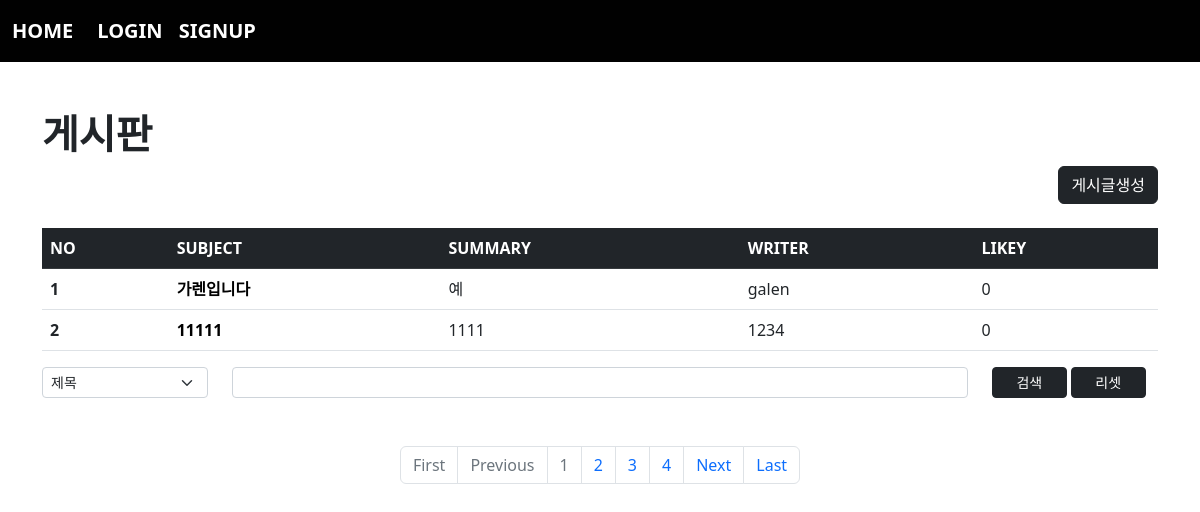
The app's page /board/index/ with its own data.
### board/models.py (models this page shows, shortened)
class Board(models.Model):
    subject = models.CharField(max_length=100)
    writer = models.ForeignKey(User, on_delete=models.CASCADE, related_name="writer")
    content = models.TextField()
    pubdate = models.DateTimeField()
    likey = models.ManyToManyField(User, blank=True, related_name="likey")

### acc/models.py (models this page shows, shortened)
class User(AbstractUser):
    comment = models.TextField()
    point = models.IntegerField(default=0)
    pic = models.ImageField(upload_to="user/%y/%m")
    def __str__(self):
        return self.username

### board/views.py (the view)
# urls.py: path('index/', views.index, name="index"),
def index(request):
    pg = request.GET.get("page", 1)
    cate = request.GET.get("cate", "")
    kw = request.GET.get("kw", "")
    if kw:
        if cate == "sub":
            b = Board.objects.filter(subject__startswith=kw)
        elif cate == "wri":
            try:
                from acc.models import User
                u = User.objects.get(username=kw)
                b = Board.objects.filter(writer=u)
            except:
                b = Board.objects.none()
        elif cate == "con":
            b = Board.objects.filter(content__contains=kw)
        else:
            b = Board.objects.none()
    else:
        b = Board.objects.all()
    b = b.order_by("-pubdate")  # 앞에 -가 있으면 시간 최신순
    pag = Paginator(b, 2)
    obj = pag.get_page(pg)
    context = {
        "bset" : obj,
        "kw" : kw,
        "cate" : cate
    }
    return render(request, 'board/index.html', context)

### templates/board/index.html (shortened to what this page needs)
{% extends 'base.html' %}
{% block con %}
{% load mathfilters %}
<!doctype html>
<html lang="en">
    <head>
        <link href="https://cdn.jsdelivr.net/npm/bootstrap@5.2.0/dist/css/bootstrap.min.css" rel="stylesheet">
    </head>
    <body>
        <h1><b>게시판</b></h1>
        <div class="text-end">
            <a href="{% url 'board:create' %}" class="btn btn-dark">게시글생성</a>
        </div>
        <table class="table table-hover mt-4">
            <thead>
                <tr class="table-dark">
                    <th scope="col">NO</th>
                    <th scope="col">SUBJECT</th>
                    <th scope="col">SUMMARY</th>
                    <th scope="col">WRITER</th>
                    <th scope="col">LIKEY</th>
                </tr>
            </thead>
            <tbody>
                {% if bset %}
                    {% for i in bset %}
                        <tr>
                            <th scope="row">{{ forloop.counter }}</th>
                            <td><a class="sub" href="{% url 'board:detail' i.id %}">{{ i.subject }}</a></td>
                            <td>{{ i.content|truncatewords:10 }}</td>
                            <td>{{ i.writer }}</td>
                            <td>0</td>
                        </tr>
                    {% endfor %}
                {% endif %}
            </tbody>
        </table>
        <form>
            <div class="row mt-3 mb-5">
                <div class="col-sm-2">
                    <select class="form-select form-select-sm" name="cate">
                        <option value="sub" {% if cate == "sub" %} selected {% endif %}>제목</option>
                    </select>
                </div>
                <div class="col-sm-8">
                    <input type="text" name="kw" value="{{ kw }}" class="form-control form-control-sm">
                </div>
                <div class="col-sm-2">
                    <button class="btn btn-dark btn-sm" style="width:45%">검색</button>
                    <a class="btn btn-dark btn-sm" href="{% url 'board:index' %}" style="width:45%">리셋</a>
                </div>
            </div>
        </form>
        <nav aria-label="Page navigation example">
            <ul class="pagination justify-content-center">
                {% if bset.has_previous %}
                    <li class="page-item">
                        <a class="page-link" href="{% url 'board:index' %}?page=1&kw={{ kw }}&cate={{ cate }}">First</a>
                    </li>
                    <li class="page-item">
                        <a class="page-link" href="{% url 'board:index' %}?page={{ bset.previous_page_number }}&kw={{ kw }}&cate={{ cate }}">Previous</a>
                    </li>
                {% else %}
                    <li class="page-item disabled">
                        <a class="page-link">First</a>
                    </li>
                    <li class="page-item disabled">
                        <a class="page-link">Previous</a>
                    </li>
                {% endif %}
                {% for i in bset.paginator.page_range %}
                {% if i >= bset.number|sub:4 and bset.number|add:5 >= i %}
                    <li class="page-item {% if i == bset.number %} disabled {% endif %}"><a class="page-link" href="{% url 'board:index' %}?page={{ i }}&kw={{ kw }}&cate={{ cate }}">{{ i }}</a></li>
                {% endif %}
                {% endfor %}
                {% if bset.has_next %}
                    <li class="page-item">
                        <a class="page-link" href="{% url 'board:index' %}?page={{ bset.next_page_number }}&kw={{ kw }}&cate={{ cate }}">Next</a>
                    </li>
                    <li class="page-item">
                        <a class="page-link" href="{% url 'board:index' %}?page={{ bset.paginator.num_pages }}&kw={{ kw }}&cate={{ cate }}">Last</a>
                    </li>
                {% endif %}
            </ul>
        </nav>
    </body>
</html>
{% endblock %}

### templates/board/index.html (style rules this page uses)
.sub { text-decoration: none; color:black; font-weight: bold; }

### records on screen
Board: subject "가렌입니다", content "예", writer "galen"
Board: subject "11111", content "1111", writer "1234"

### other values on screen
{{ i }} "1" "2" "3" "4"
